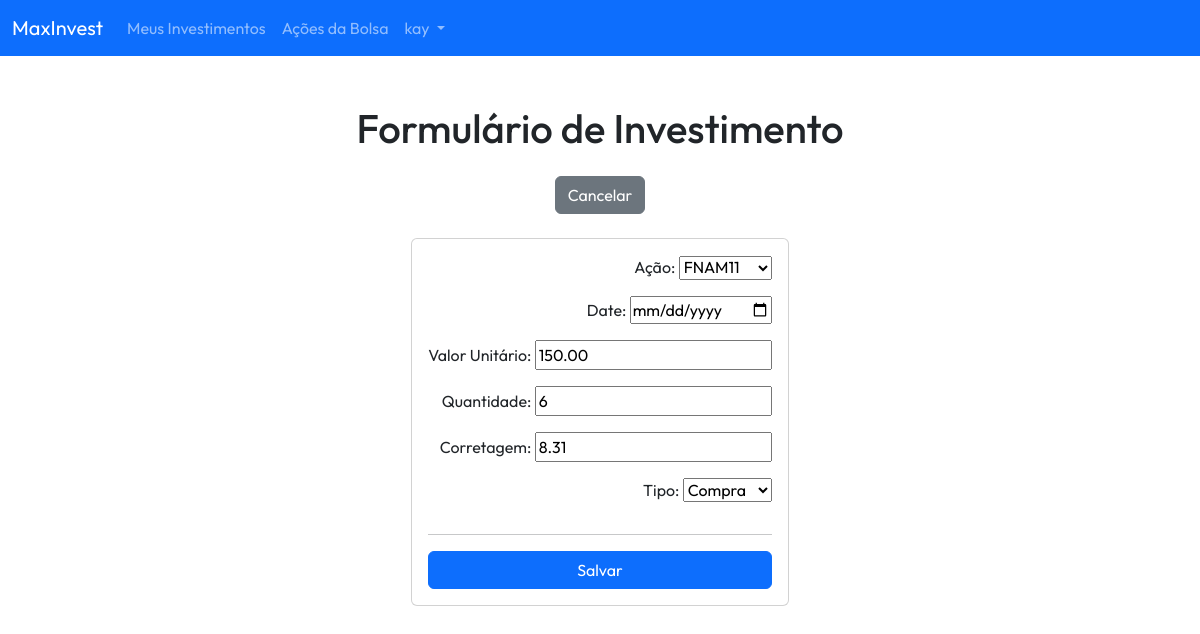
The app's page /invest-update/1/ (signed in) with its own data.
### base/models.py (models this page shows, shortened)
class Stock(models.Model):
    stock = models.CharField(max_length=10, db_column='stock')
    name = models.CharField(max_length=200, db_column='name')
    market_cap = models.CharField(max_length=20, db_column='market_cap', null=True)
    def __str__(self):
       return self.stock

class Investment(models.Model):
    investment_type_options = (
        ("C", "Compra"),
        ("V", "Venda")
    )
    user = models.ForeignKey(User, on_delete=models.CASCADE, null=False)
    stock = models.ForeignKey(Stock, on_delete=models.CASCADE, null=False)
    code = models.CharField(verbose_name='Código', max_length=25, null=False, blank=True)
    date = models.DateField(verbose_name='Data de Investimento')
    value = models.DecimalField(verbose_name='Valor Unitário',max_digits=15,decimal_places=2,default=0)
    amount = models.IntegerField(verbose_name='Quantidade',default=0)
    brokerage = models.DecimalField(verbose_name='Corretagem',max_digits=5,decimal_places=2,default=0)
    type = models.CharField(verbose_name='Tipo', max_length=1, choices=investment_type_options, null=False, blank=True)
    class Meta:
        ordering = ['date']

### base/views.py (the view)
# urls.py: path('invest-update/<int:pk>/', InvestUpdate.as_view(), name='invest-update'),
class InvestUpdate(LoginRequiredMixin, UpdateView):
    model = Investment
    form_class = InvestForm
    success_url = reverse_lazy('investments')
    template_name = 'base/investment_form.html'

### base/views.py (shortened to what this page needs)
class InvestForm(forms.ModelForm):
    class Meta:
        model = Investment
        fields = ['stock', 'date', 'value', 'amount', 'brokerage', 'type']
    stock = forms.ModelChoiceField(queryset=Stock.objects.all())
    date = forms.DateField(widget=widgets.DateInput(attrs={'type': 'date'}), initial=timezone.now)
    def __init__(self, *args, **kwargs):
        super().__init__(*args, **kwargs)
        self.fields['stock'].queryset = Stock.objects
        self.fields['stock'].label = 'Ação'
        self.fields['stock'].empty_label = None

### base/templates/base/investment_form.html (shortened to what this page needs)
{% extends "style.html" %}
{% block page_content %}
<nav class="navbar navbar-expand-lg navbar-dark bg-primary">
    <div class="container-fluid">
    <a class="navbar-brand" href="{% url 'investments' %}">MaxInvest</a>
    <div class="collapse navbar-collapse">
        <ul class="navbar-nav">
            {% if request.user.is_authenticated %}
                <li class="nav-item">
                    <a class="nav-link" href="{% url 'investments' %}">Meus Investimentos</a>
                </li>
                <li class="nav-item">
                    <a class="nav-link" href="{% url 'stocks_list' %}">Ações da Bolsa</a>
                </li>
                <li class="nav-item dropdown">
                    <a class="nav-link dropdown-toggle" href="#" role="button" data-bs-toggle="dropdown" aria-expanded="false">
                        {{request.user}}
                    </a>
                </li>
            {% else %}
                <li class="nav-item">
                    <a class="nav-link" href="{% url 'login' %}">Entrar</a>
                </li>
            {% endif %}
        </ul>
    </div>
    </div>
</nav>
<h1 class="text-center mt-5">Formulário de Investimento</h1>
<div class="d-flex justify-content-center m-4">
    <a href="{% url 'investments' %}">
        <button class="btn btn-secondary">Cancelar</button>
    </a>
</div>
<div class="d-flex justify-content-center pt-0 p-5">
    <div class="card text-center">
        <div class="card-body">
            <form method="POST" class="text-end" style="display: grid;">
                {{form.as_p}}
                <hr/>
                <input type="submit" value="Salvar" class="btn btn-primary">
            </form>
        </div>
    </div>
</div>
{% endblock %}

### max_invest/templates/style.html (style rules this page uses)
body { font-family: 'Outfit', sans-serif; }

### records on screen
Stock: stock "FNAM11"
Investment: value "150.00", amount "6", brokerage "8.31", type "Compra"

### other values on screen
{{ request.user }} "kay"
